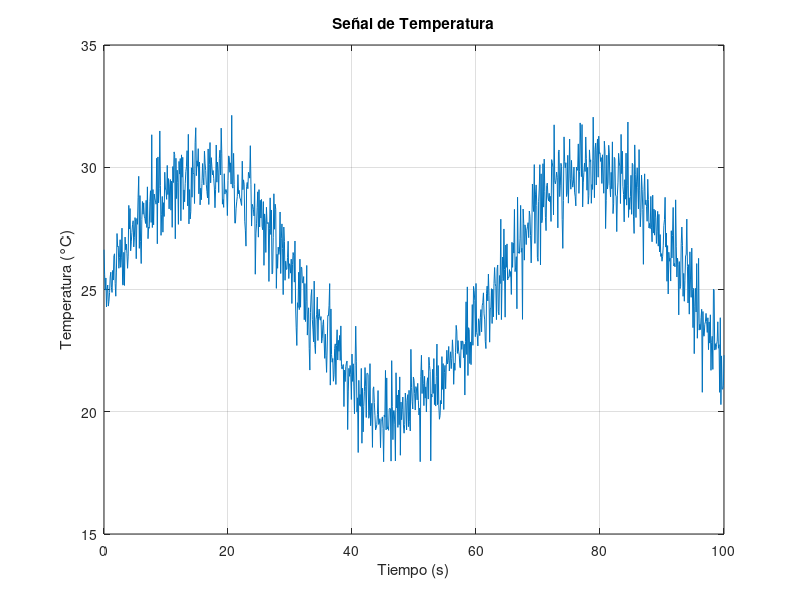

Here is the MATLAB script that generated this plot: (Note: this script raises an error after producing the figure.)
t = 0:0.1:100; % Tiempo de 0 a 100 segundos con pasos de 0.1s
T = 25 + 5*sin(0.1*t) + randn(size(t)); % Señal de temperatura simulada
plot(t, T)
xlabel('Tiempo (s)')
ylabel('Temperatura (°C)')
title('Señal de Temperatura')
grid on

data = iddata(T', t', 0.1); % Crear conjunto de datos
sys = tfest(data, 1, 1); % Estima un modelo de primer orden


